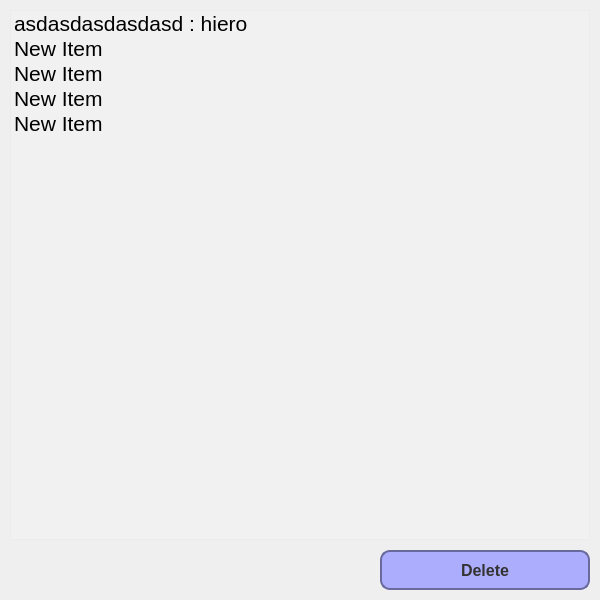
<?xml version="1.0" encoding="UTF-8"?>
<ui version="4.0">
 <class>historyWindow</class>
 <widget class="QMainWindow" name="historyWindow">
  <property name="geometry">
   <rect>
    <x>0</x>
    <y>0</y>
    <width>600</width>
    <height>600</height>
   </rect>
  </property>
  <property name="windowTitle">
   <string>MainWindow</string>
  </property>
  <widget class="QWidget" name="centralwidget">
   <widget class="QListWidget" name="listWidget">
    <property name="geometry">
     <rect>
      <x>10</x>
      <y>10</y>
      <width>580</width>
      <height>530</height>
     </rect>
    </property>
    <property name="font">
     <font>
      <pointsize>16</pointsize>
     </font>
    </property>
    <property name="styleSheet">
     <string notr="true">QListWidget{
background-color: rgb(255, 255, 255,25);
}
QTextEdit{
background-color: rgb(255, 255, 255);
}</string>
    </property>
    <item>
     <property name="text">
      <string>asdasdasdasdasd : hiero</string>
     </property>
    </item>
    <item>
     <property name="text">
      <string>New Item</string>
     </property>
    </item>
    <item>
     <property name="text">
      <string>New Item</string>
     </property>
    </item>
    <item>
     <property name="text">
      <string>New Item</string>
     </property>
    </item>
    <item>
     <property name="text">
      <string>New Item</string>
     </property>
    </item>
   </widget>
   <widget class="QPushButton" name="saveAsBtn">
    <property name="geometry">
     <rect>
      <x>380</x>
      <y>550</y>
      <width>210</width>
      <height>40</height>
     </rect>
    </property>
    <property name="font">
     <font>
      <family>MS Shell Dlg 2</family>
      <pointsize>12</pointsize>
      <weight>75</weight>
      <bold>true</bold>
     </font>
    </property>
    <property name="cursor">
     <cursorShape>PointingHandCursor</cursorShape>
    </property>
    <property name="layoutDirection">
     <enum>Qt::LeftToRight</enum>
    </property>
    <property name="styleSheet">
     <string notr="true">QPushButton {
    color: #333;
    border: 2px solid rgb(105, 105, 157);
    border-radius: 10px;


     background: rgb(170, 170, 255,95%)
	
	
    
    }

QPushButton:hover {
    background: rgb(130, 130, 195);
    }

QPushButton:pressed {
    border-style: inset;
    background: rgb(77, 77, 115);
    }</string>
    </property>
    <property name="text">
     <string>Delete</string>
    </property>
    <property name="flat">
     <bool>false</bool>
    </property>
   </widget>
   <widget class="QLabel" name="label">
    <property name="geometry">
     <rect>
      <x>0</x>
      <y>0</y>
      <width>600</width>
      <height>600</height>
     </rect>
    </property>
    <property name="styleSheet">
     <string notr="true">border-image: url(:/icons/icons/118Z_2012.w026.n002.13B.p1.13 blurredsmall.png)</string>
    </property>
    <property name="text">
     <string/>
    </property>
   </widget>
   <zorder>label</zorder>
   <zorder>listWidget</zorder>
   <zorder>saveAsBtn</zorder>
  </widget>
 </widget>
 <resources>
  <include location="../guitesting/icons.qrc"/>
  <include location="icons.qrc"/>
 </resources>
 <connections/>
</ui>
